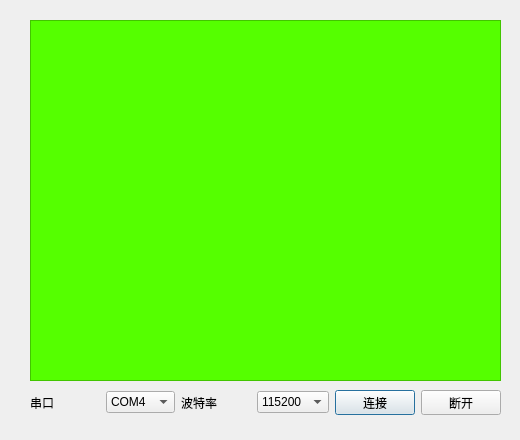
<?xml version="1.0" encoding="UTF-8"?>
<ui version="4.0">
 <class>Dialog</class>
 <widget class="QDialog" name="Dialog">
  <property name="geometry">
   <rect>
    <x>0</x>
    <y>0</y>
    <width>520</width>
    <height>440</height>
   </rect>
  </property>
  <property name="windowTitle">
   <string>Dialog</string>
  </property>
  <widget class="QWidget" name="horizontalLayoutWidget">
   <property name="geometry">
    <rect>
     <x>30</x>
     <y>390</y>
     <width>471</width>
     <height>25</height>
    </rect>
   </property>
   <layout class="QHBoxLayout" name="horizontalLayout">
    <item>
     <widget class="QLabel" name="label">
      <property name="text">
       <string>串口</string>
      </property>
     </widget>
    </item>
    <item>
     <widget class="QComboBox" name="CommName">
      <property name="currentIndex">
       <number>3</number>
      </property>
      <item>
       <property name="text">
        <string>COM1</string>
       </property>
      </item>
      <item>
       <property name="text">
        <string>COM2</string>
       </property>
      </item>
      <item>
       <property name="text">
        <string>COM3</string>
       </property>
      </item>
      <item>
       <property name="text">
        <string>COM4</string>
       </property>
      </item>
      <item>
       <property name="text">
        <string>COM5</string>
       </property>
      </item>
      <item>
       <property name="text">
        <string>COM6</string>
       </property>
      </item>
      <item>
       <property name="text">
        <string>COM7</string>
       </property>
      </item>
      <item>
       <property name="text">
        <string>COM8</string>
       </property>
      </item>
     </widget>
    </item>
    <item>
     <widget class="QLabel" name="label_2">
      <property name="text">
       <string>波特率</string>
      </property>
     </widget>
    </item>
    <item>
     <widget class="QComboBox" name="Baudrate">
      <property name="currentIndex">
       <number>7</number>
      </property>
      <item>
       <property name="text">
        <string>4800</string>
       </property>
      </item>
      <item>
       <property name="text">
        <string>9600</string>
       </property>
      </item>
      <item>
       <property name="text">
        <string>14400</string>
       </property>
      </item>
      <item>
       <property name="text">
        <string>19200</string>
       </property>
      </item>
      <item>
       <property name="text">
        <string>28800</string>
       </property>
      </item>
      <item>
       <property name="text">
        <string>38400</string>
       </property>
      </item>
      <item>
       <property name="text">
        <string>57600</string>
       </property>
      </item>
      <item>
       <property name="text">
        <string>115200</string>
       </property>
      </item>
     </widget>
    </item>
    <item>
     <widget class="QPushButton" name="connect">
      <property name="text">
       <string>连接</string>
      </property>
     </widget>
    </item>
    <item>
     <widget class="QPushButton" name="Disconnect">
      <property name="text">
       <string>断开</string>
      </property>
     </widget>
    </item>
   </layout>
  </widget>
  <widget class="QGraphicsView" name="graphicsView">
   <property name="geometry">
    <rect>
     <x>30</x>
     <y>20</y>
     <width>471</width>
     <height>361</height>
    </rect>
   </property>
   <property name="styleSheet">
    <string notr="true">background-color: rgb(85, 255, 0);</string>
   </property>
  </widget>
 </widget>
 <resources/>
 <connections/>
</ui>
